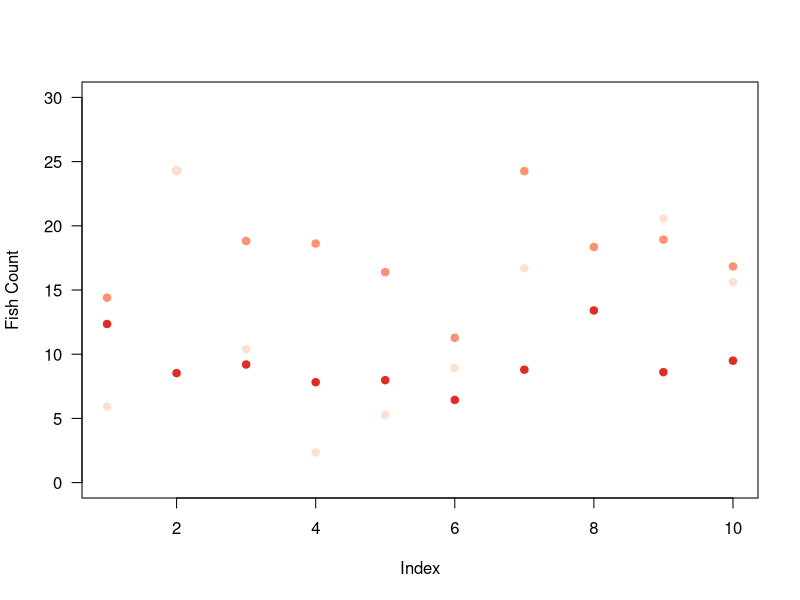
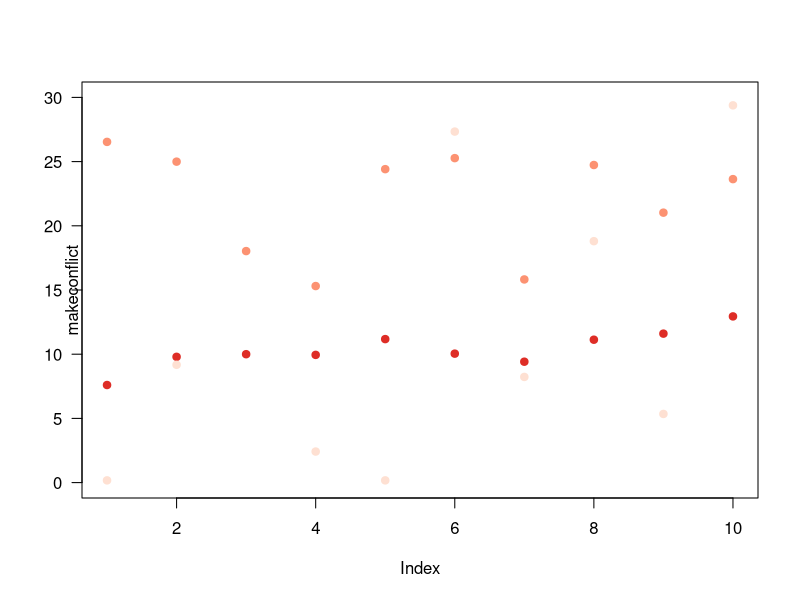
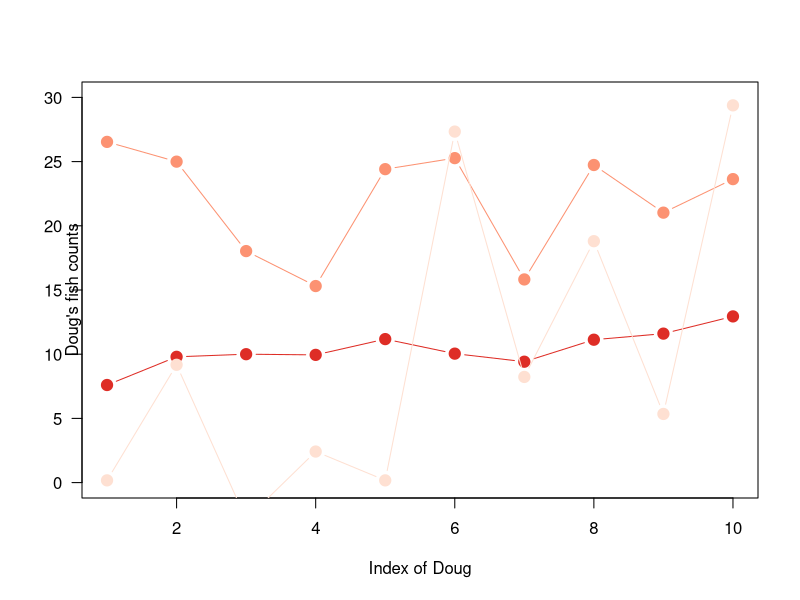

The R script that drew these images, in order:
############################
# CreateData.r
# Project: GitHubTestProject.Rproj

# File description: A file that creates a small data set and calculates some statistics

# Created: January 4, 2016
# R Version: 3.2.0
# GitHub: Yes
# Author: A Putt
############################

# Make some data
fishes <- data.frame(index = 1:10, redfish = rnorm(10,20,5), bluefish = rnorm(10,10,3), greenfish = rnorm(10,10,10))

# Plot the data
plot(fishes$index,fishes$bluefish,col="#de2d26",pch=19,xlab="",ylab="",ylim=c(0,30),las=1)
points(fishes$index,fishes$redfish,col="#fc9272",pch=19)
points(fishes$index,fishes$greenfish,col="#fee0d2",pch=19)
mtext(side=1,text="Index",line=3)
mtext(side=2,text="Fish Count",line=3)
############################
# CreateData.r
# Project: GitHubTestProject.Rproj

# File description: A file that creates a small data set and calculates some statistics

# Created: January 4, 2016
# R Version: 3.2.0
# GitHub: Yes
# Author: A Putt
############################

# Make some data
fishes <- data.frame(index = 1:10, redfish = rnorm(10,20,5), bluefish = rnorm(10,10,3), greenfish = rnorm(10,10,10))

# Plot the data
plot(fishes$index,fishes$bluefish,col="#de2d26",pch=19,xlab="",ylab="",ylim=c(0,30),las=1)
points(fishes$index,fishes$redfish,col="#fc9272",pch=19)
points(fishes$index,fishes$greenfish,col="#fee0d2",pch=19)
mtext(side=1,text="Index",line=3)
mtext(side=2,text="makeconflict")

#Doug
# Plot the data
plot(fishes$index,fishes$bluefish,col="#de2d26",type="b",pch=19,xlab="",ylab="",ylim=c(0,30),las=1,cex=1.5)
points(fishes$index,fishes$redfish,col="#fc9272",type="b",pch=19,cex=1.5)
points(fishes$index,fishes$greenfish,col="#fee0d2",type="b",pch=19,cex=1.5)
mtext(side=1,text="Index of Doug",line=3)
mtext(side=2,text="Doug's fish counts")
